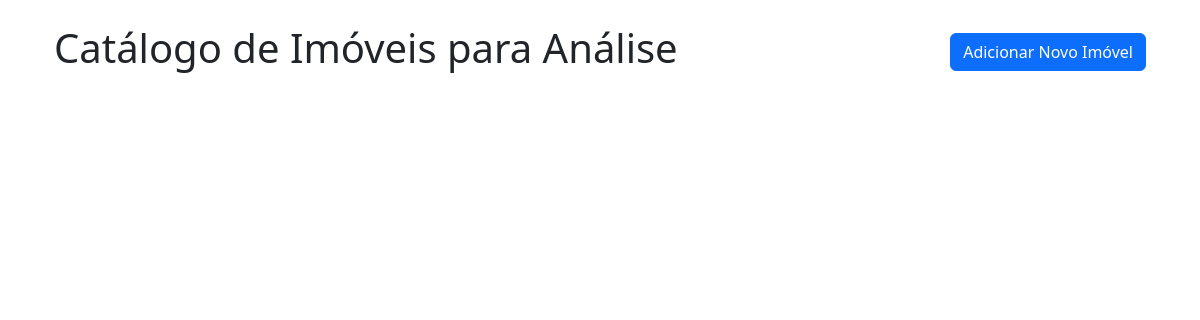
Before: /imoveis with the older database file.
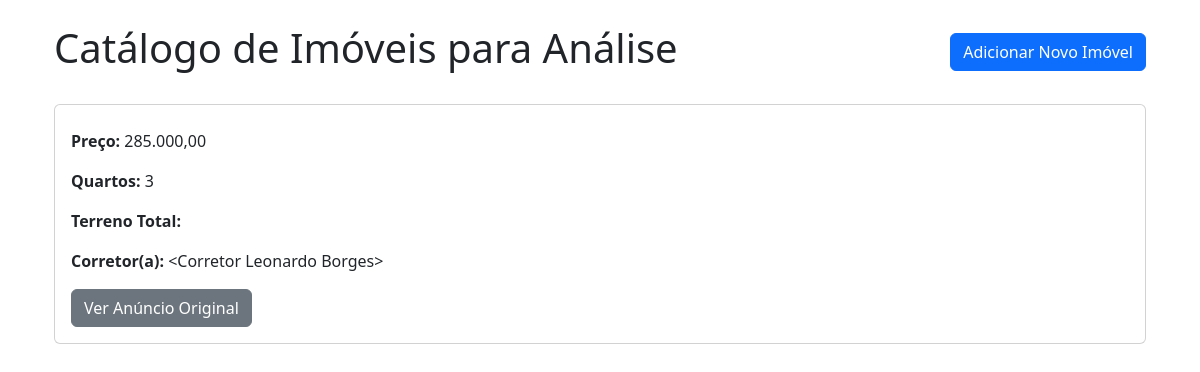
After: the same page with the newer database file.
### models.py (models this page shows, shortened)
class Imovel(db.Model):
    __tablename__ ='imoveis'
    id = db.Column(db.Integer, primary_key=True,autoincrement=True)
    regiao = db.Column(db.String, nullable=False)
    preco = db.Column(db.Integer, nullable=False)
    quartos = db.Column(db.Integer, nullable=False)
    area_total = db.Column(db.String(5), nullable=False)
    area_construida = db.Column(db.String(5), nullable=False)
    area_gourmet = db.Column(db.Integer, nullable=False)
    valor_entrada = db.Column(db.Integer, nullable=False)
    id_corretor = db.Column(db.Integer, db.ForeignKey('corretores.id'), nullable=False)
    corretor = db.relationship('Corretor', backref='imoveis')

class Corretor(db.Model):
    __tablename__ = 'corretores'
    id = db.Column(db.Integer, primary_key=True, autoincrement=True)
    nome = db.Column(db.String,nullable=False)
    contato = db.Column(db.String, nullable=False)
    def __repr__(self):
        return f'<Corretor {self.nome}>'

### routes.py (the view)
@rotas.route('/imoveis')
def index():
 imoveis = Imovel.query.order_by(Imovel.id)
 return render_template('index.html', lista_de_imoveis=imoveis)

### templates/index.html (shortened to what this page needs)
{% extends 'base.html' %}
{% block content %}
    <div class="d-flex justify-content-between align-items-center mb-4">
        <h1>Catálogo de Imóveis para Análise</h1>
        <a href="/cadastrar" class="btn btn-primary">Adicionar Novo Imóvel</a>
    </div>
    {% for imovel in lista_de_imoveis %}
        <div class="card mb-3">
            <div class="card-body">
                <p class="card-text"><strong>Preço:</strong> {{ imovel.preco }}</p>
                <p class="card-text"><strong>Quartos:</strong> {{ imovel.quartos }}</p>
                <p class="card-text"><strong>Terreno Total:</strong> {{ imovel.terreno_total }}</p>
                <p class="card-text"><strong>Corretor(a):</strong> {{ imovel.corretor }} {{ imovel.telefone_corretor }}</p>
                <a href="{{ imovel.link }}" class="btn btn-secondary" target="_blank">Ver Anúncio Original</a>
            </div>
        </div>
    {% endfor %}
{% endblock %}

### templates/base.html (shortened to what this page needs)
<!doctype html>
<html lang="pt-br">
<head>
   <link rel="stylesheet" href="{{url_for('static', filename='bootstrap.css')}}">
</head>
<body>
    <div class="container">
     <div class="container mt-4">
        {% block content %}{% endblock %}
     </div>
    </div>
</body>
</html>

Changed rows visible on the page:
added Imovel: preco "285.000,00", quartos "3", corretor "<Corretor Leonardo Borges>"
